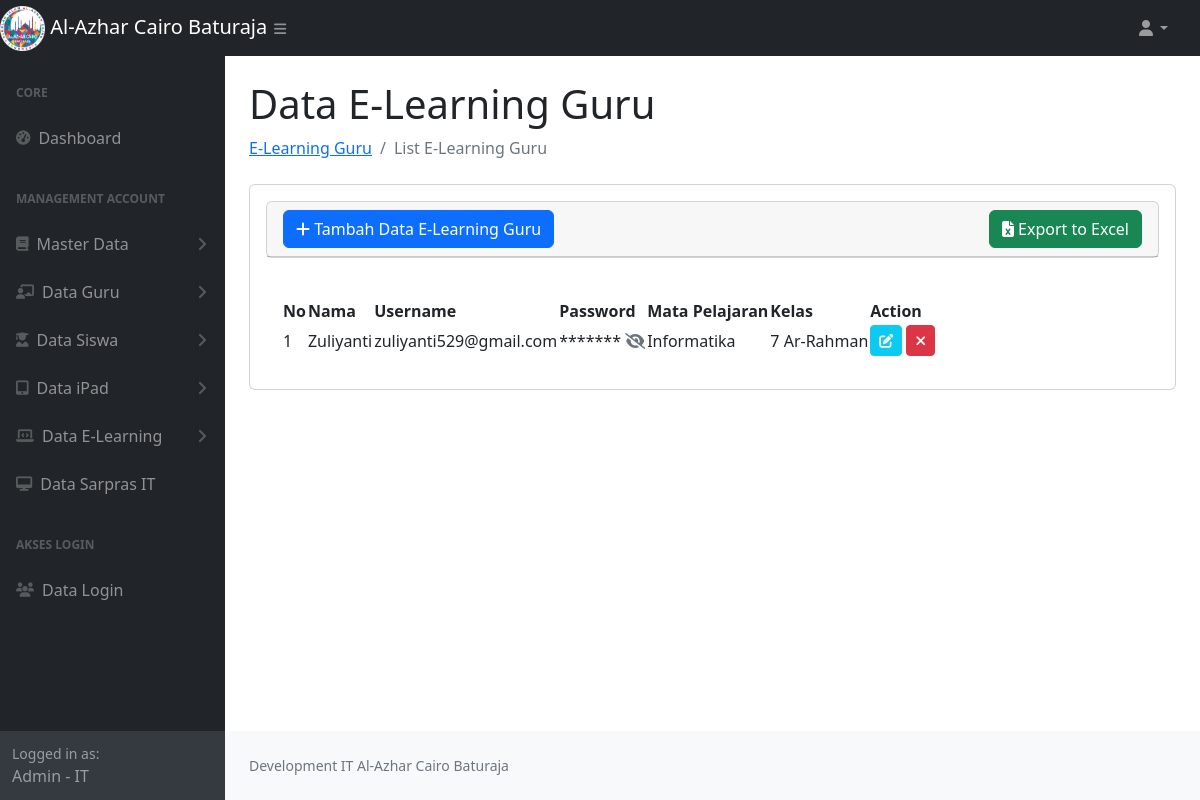
Screenshot of /data_elearning_guru.php (signed in) with the database file from the repository.
### tables this page shows
CREATE TABLE `dataelearning` (
  `id_elearning` int NOT NULL AUTO_INCREMENT,
  `username_elearning` varchar(100) NOT NULL,
  `password_elearning` varchar(50) NOT NULL,
  `nama` varchar(200) NOT NULL,
  `kelas` varchar(50) NOT NULL,
  `type` enum('Guru','Siswa') DEFAULT NULL,
  `mapel` varchar(255) DEFAULT NULL,
  PRIMARY KEY (`id_elearning`)
);

### data_elearning_guru.php (the view, shortened to what this page needs)
<?php
require_once 'function.php';
$role = $_SESSION['role'];
$nameRole= $_SESSION['name'];
$type = 'Guru';
$sql = "SELECT * FROM dataelearning WHERE type = ?";
$stmt = $conn->prepare($sql);
$stmt->bind_param("s", $type);
$stmt->execute();
$result = $stmt->get_result();
$dataElearningGuru = [];
while ($row = $result->fetch_assoc()) {
    $dataElearningGuru[] = $row;
}
?>
<!DOCTYPE html>
<html lang="en">
    <head>
        <link href="https://cdn.jsdelivr.net/npm/simple-datatables@7.1.2/dist/style.min.css" rel="stylesheet" />
        <link href="css/styles.css" rel="stylesheet" />
        <link rel="stylesheet" href="https://cdnjs.cloudflare.com/ajax/libs/toastr.js/latest/toastr.css">
        <link rel="stylesheet" href="https://cdnjs.cloudflare.com/ajax/libs/font-awesome/6.7.2/css/all.min.css">
    </head>
    <body class="sb-nav-fixed">
        <nav class="sb-topnav navbar navbar-expand navbar-dark bg-dark">
            <div class="d-flex">
                <a class="navbar-brand" href="index.php">
                    <img src="assets/img/logoalazca.png" alt="Gambar" style="width:20%">
                    Al-Azhar Cairo Baturaja
                </a>
                <button class="btn btn-link btn-sm ps-5" id="sidebarToggle" href="#!"><i class="fas fa-bars"></i></button>
            </div>
            <ul class="navbar-nav ms-auto ms-md-0 me-3 me-lg-4">
                <li class="nav-item dropdown">
                    <a class="nav-link dropdown-toggle" id="navbarDropdown" href="#" role="button" data-bs-toggle="dropdown" aria-expanded="false"><i class="fas fa-user fa-fw"></i></a>
                </li>
            </ul>
        </nav>
        <div id="layoutSidenav">
            <div id="layoutSidenav_nav">
                <nav class="sb-sidenav accordion sb-sidenav-dark" id="sidenavAccordion">
                    <div class="sb-sidenav-menu">
                        <div class="nav">
                            <div class="sb-sidenav-menu-heading">Core</div>
                            <div class="nav">
                                <a class="nav-link" href="index.php">
                                    <div class="sb-nav-link-icon"><i class="fas fa-tachometer-alt"></i></div>
                                    Dashboard
                                </a>
                                <div class="sb-sidenav-menu-heading">Management Account</div>
                                <a class="nav-link collapsed" href="#" data-bs-toggle="collapse" data-bs-target="#collapseMasterData" aria-expanded="false" aria-controls="collapseMasterData">
                                    <div class="sb-nav-link-icon"><i class="fas fa-book"></i></div>
                                        Master Data
                                    <div class="sb-sidenav-collapse-arrow"><i class="fas fa-angle-down"></i></div>
                                </a>
                                <a class="nav-link collapsed" href="#" data-bs-toggle="collapse" data-bs-target="#collapseGuru" aria-expanded="false" aria-controls="collapseGuru">
                                    <div class="sb-nav-link-icon"><i class="fas fa-chalkboard-teacher"></i></div>
                                    Data Guru
                                    <div class="sb-sidenav-collapse-arrow"><i class="fas fa-angle-down"></i></div>
                                </a>
                                <a class="nav-link collapsed" href="#" data-bs-toggle="collapse" data-bs-target="#collapseSiswa" aria-expanded="false" aria-controls="collapseSiswa">
                                    <div class="sb-nav-link-icon"><i class="fas fa-user-graduate"></i></div>
                                    Data Siswa
                                    <div class="sb-sidenav-collapse-arrow"><i class="fas fa-angle-down"></i></div>
                                </a>
                                <?php if($role == 'IT'){ ?>
                                <a class="nav-link collapsed" href="#" data-bs-toggle="collapse" data-bs-target="#collapseiPad" aria-expanded="false" aria-controls="collapseiPad">
                                    <div class="sb-nav-link-icon"><i class="fas fa-tablet-alt"></i></div>
                                    Data iPad
                                    <div class="sb-sidenav-collapse-arrow"><i class="fas fa-angle-down"></i></div>
                                </a>
                                <a class="nav-link collapsed" href="#" data-bs-toggle="collapse" data-bs-target="#collapseElearning" aria-expanded="false" aria-controls="collapseElearning">
                                    <div class="sb-nav-link-icon"><i class="fas fa-laptop-code"></i></div>
                                    Data E-Learning
                                    <div class="sb-sidenav-collapse-arrow"><i class="fas fa-angle-down"></i></div>
                                </a>
                                 <a class="nav-link" href="data_sapras.php">
                                    <div class="sb-nav-link-icon">
                                        <i class="fas fa-desktop"></i>
                                    </div>
                                    Data Sarpras IT
                                </a>
                                <?php } ?>
                                <?php if($role == 'IT'){ ?>
                                <div class="sb-sidenav-menu-heading">Akses Login</div>
                                <a class="nav-link" href="data_login.php">
                                    <div class="sb-nav-link-icon"><i class="fas fa-users"></i></div>
                                    Data Login
                                </a>
                                <?php } ?>
                            </div>
                        </div>
                    </div>
                    <div class="sb-sidenav-footer">
                        <div class="small">Logged in as:</div>
                       <?= $nameRole.' - '.$role ?>
                    </div>
                </nav>
            </div>
            <div id="layoutSidenav_content">
                <main>
                    <div class="container-fluid px-4">
                        <h1 class="mt-4">Data E-Learning Guru</h1>
                        <ol class="breadcrumb mb-4">
                            <li class="breadcrumb-item"><a href="data_elearning_guru.php">E-Learning Guru</a></li>
                            <li class="breadcrumb-item active">List E-Learning Guru</li>
                        </ol>
                        <div class="card mb-4">
                            <div class="card-body">
                        <div class="card mb-4">
                            <div class="card-header">
                                 <div class="col-lg-12 d-flex justify-content-between align-items-center">
                                        <button type="button" class="btn btn-primary" data-bs-toggle="modal" data-bs-target="#modal-create">
                                           <i class="fas fa-plus"></i> Tambah Data E-Learning Guru
                                        </button>
                                        <a href="<?= 'export_elearning.php?type='."Guru".'' ?>" id="exportExcelBtn" class="btn btn-success">
                                           <i class="fa fa-file-excel"></i> Export to Excel
                                        </a>
                                 </div>
                            </div>
                            </div>
                            <div class="card-body">
                                <table id="datatablesSimple">
                                    <thead>
                                        <tr>
                                            <th>No</th>
                                            <th>Nama</th>
                                            <th>Username</th>
                                            <th>Password</th>
                                            <th>Mata Pelajaran</th>
                                            <th>Kelas</th>
                                            <th>Action</th>
                                        </tr>
                                    </thead>
                                    <tbody>
                                        <?php
                                            foreach ($dataElearningGuru as $key => $data) {
                                        ?>
                                        <tr>
                                            <td><?= $key + 1; ?></td>
                                            <td><?= $data['nama']; ?></td>
                                            <td><?= $data['username_elearning']; ?></td>
                                            <td>
                                                <span>*******</span>
                                                <a href="javascript:void(0)" class="show-password text-muted" title="Lihat Password" data-password="<?= $data['password_elearning']; ?>">
                                                    <i class="fas fa-eye-slash"></i>
                                                </a>
                                            </td>
                                            <td><?= $data['mapel']; ?></td>
                                            <td><?= $data['kelas']; ?></td>
                                            <td>
                                                <a href="javascript:void(0)" data-url="<?= 'show_elearning.php' ?>" data-id="<?= $data['id_elearning'] ?>" class="edit btn btn-info btn-sm text-light "> <i class="fas fa-edit"></i></a>
                                                <a href="javascript:void(0)" data-url="<?= 'delete_elearning.php' ?>" data-id="<?= $data['id_elearning'] ?>" class="delete btn btn-danger btn-sm"> <i class="fas fa-times"></i></a>
                                            </td>
                                        </tr>
                                        <?php
                                            }
                                        ?>
                                    </tbody>
                                </table>
                            </div>
                        </div>
                    </div>
                </main>
                <footer class="py-4 bg-light mt-auto">
                    <div class="container-fluid px-4">
                        <div class="d-flex align-items-center justify-content-between small">
                            <div class="text-muted">Development IT Al-Azhar Cairo Baturaja</div>
                        </div>
                    </div>
                </footer>
            </div>
        </div>
    </body>
</html>

### rows the page displays
dataelearning: nama "Zuliyanti", username_elearning "zuliyanti529@gmail.com", mapel "Informatika", kelas "7 Ar-Rahman"

### other values shown
$nameRole "Admin"
$role "IT"
